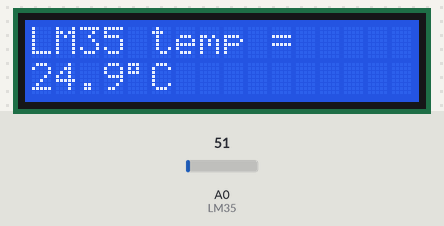
Recording of a sketch running on a simulated Arduino Uno, built with avr-gcc and run on an emulated ATmega328P. Parts: 16×2 character LCD. The test bench sets the inputs (shaded band); at power-on: A0 (LM35) = 51.

Above: at 2.2 s.
2.3 s: A0 (LM35) set to 23
At 3.5 s:
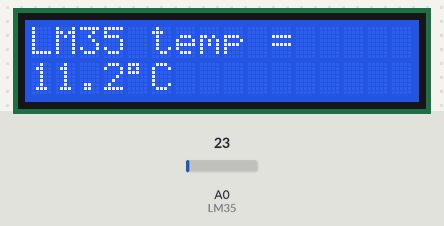
4.5 s: A0 (LM35) set to 19
At 6.2 s:
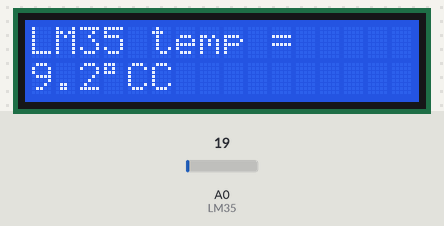
6.5 s: A0 (LM35) set to 15
At 8.1 s:
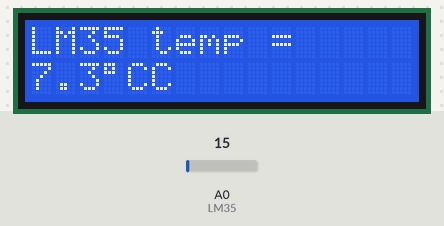
Timing chart, 0 to 9.6 s (numbered marks = the images above; inputs shaded):
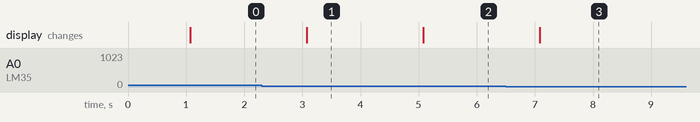

Measured:
- the behaviour switches between 21 and 20 on A0 (LM35) (found by bisection; images 1 and 2)
- after the input at 2.3 s, the display: changes after 0.78 s (image 1)
- after the input at 4.5 s, the display: changes after 0.58 s (image 2)
- after the input at 6.5 s, the display: changes after 0.59 s (image 3)

The sketch:

LCD.ino
```cpp
#include <LiquidCrystal.h>

#define LM35 A0

LiquidCrystal lcd(12, 11, 5, 4, 3, 2);
int val = 0;
float temp = 0;

void setup() {
  // put your setup code here, to run once:
  lcd.begin(16, 2);
  lcd.print("Welcome to use!");
  delay(1000);
  lcd.clear();
}

void loop() {
  // put your main code here, to run repeatedly:
  val = analogRead(LM35);
  temp = val * 4.8876;
  lcd.setCursor(0, 0);
  lcd.print("LM35 temp =");
  lcd.setCursor(0, 1);
  lcd.print((int)temp / 10);
  lcd.print(".");
  lcd.print((int)temp % 10);

  lcd.print((char)223);
  lcd.print("C");
  delay(1000);
}
```
